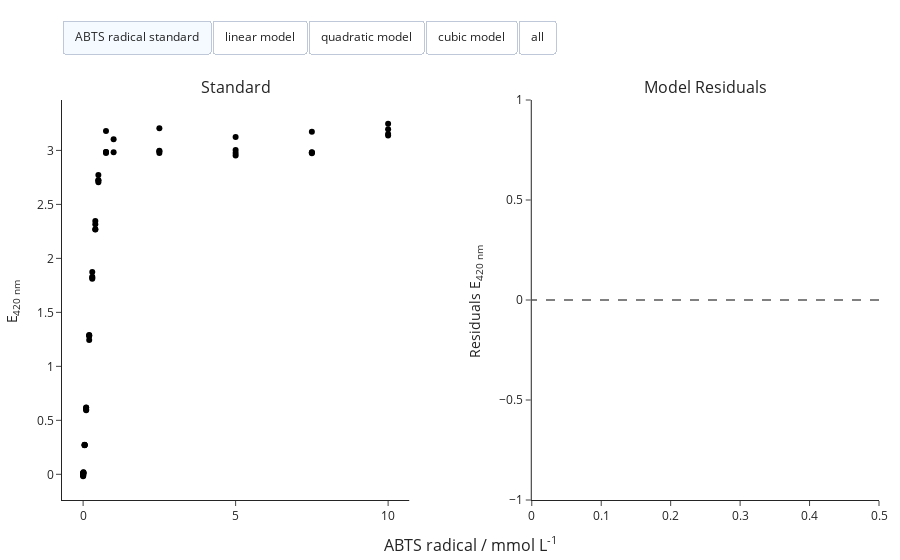

The code cell stored with this chart in its notebook:
### Code cell
standard.visualize()

### Figure 1 — Plotly figure (JSON) as saved in the notebook; plotly's stock layout.template omitted (floating-point values rounded to 4 significant figures; data arrays with more than 128 entries replaced by an {"elided": "..."} marker saying what was removed)
{"data": [{"customdata": ["ABTS radical standard"], "hovertemplate": "Signal: %{y:.2f}", "marker": {"color": "#000000"}, "mode": "markers", "name": "A4", "showlegend": false, "type": "scatter", "visible": true, "x": [0.5], "xaxis": "x", "y": [2.772], "yaxis": "y"}, {"customdata": ["ABTS radical standard"], "hovertemplate": "Signal: %{y:.2f}", "marker": {"color": "#000000"}, "mode": "markers", "name": "A5", "showlegend": false, "type": "scatter", "visible": true, "x": [0.001], "xaxis": "x", "y": [-0.01798], "yaxis": "y"}, {"customdata": ["ABTS radical standard"], "hovertemplate": "Signal: %{y:.2f}", "marker": {"color": "#000000"}, "mode": "markers", "name": "A6", "showlegend": false, "type": "scatter", "visible": true, "x": [0.05], "xaxis": "x", "y": [0.2699], "yaxis": "y"}, {"customdata": ["ABTS radical standard"], "hovertemplate": "Signal: %{y:.2f}", "marker": {"color": "#000000"}, "mode": "markers", "name": "A7", "showlegend": false, "type": "scatter", "visible": true, "x": [0.2], "xaxis": "x", "y": [1.282], "yaxis": "y"}, {"customdata": ["ABTS radical standard"], "hovertemplate": "Signal: %{y:.2f}", "marker": {"color": "#000000"}, "mode": "markers", "name": "A8", "showlegend": false, "type": "scatter", "visible": true, "x": [0.4], "xaxis": "x", "y": [2.269], "yaxis": "y"}, {"customdata": ["ABTS radical standard"], "hovertemplate": "Signal: %{y:.2f}", "marker": {"color": "#000000"}, "mode": "markers", "name": "A9", "showlegend": false, "type": "scatter", "visible": true, "x": [0.75], "xaxis": "x", "y": [3.179], "yaxis": "y"}, {"customdata": ["ABTS radical standard"], "hovertemplate": "Signal: %{y:.2f}", "marker": {"color": "#000000"}, "mode": "markers", "name": "A10", "showlegend": false, "type": "scatter", "visible": true, "x": [2.5], "xaxis": "x", "y": [3.205], "yaxis": "y"}, {"customdata": ["ABTS radical standard"], "hovertemplate": "Signal: %{y:.2f}", "marker": {"color": "#000000"}, "mode": "markers", "name": "A11", "showlegend": false, "type": "scatter", "visible": true, "x": [7.5], "xaxis": "x", "y": [3.174], "yaxis": "y"}, {"customdata": ["ABTS radical standard"], "hovertemplate": "Signal: %{y:.2f}", "marker": {"color": "#000000"}, "mode": "markers", "name": "A12", "showlegend": false, "type": "scatter", "visible": true, "x": [10], "xaxis": "x", "y": [3.247], "yaxis": "y"}, {"customdata": ["ABTS radical standard"], "hovertemplate": "Signal: %{y:.2f}", "marker": {"color": "#000000"}, "mode": "markers", "name": "B4", "showlegend": false, "type": "scatter", "visible": true, "x": [0.5], "xaxis": "x", "y": [2.706], "yaxis": "y"}, {"customdata": ["ABTS radical standard"], "hovertemplate": "Signal: %{y:.2f}", "marker": {"color": "#000000"}, "mode": "markers", "name": "B5", "showlegend": false, "type": "scatter", "visible": true, "x": [0.001], "xaxis": "x", "y": [-0.005021], "yaxis": "y"}, {"customdata": ["ABTS radical standard"], "hovertemplate": "Signal: %{y:.2f}", "marker": {"color": "#000000"}, "mode": "markers", "name": "B6", "showlegend": false, "type": "scatter", "visible": true, "x": [0.05], "xaxis": "x", "y": [0.2718], "yaxis": "y"}, {"customdata": ["ABTS radical standard"], "hovertemplate": "Signal: %{y:.2f}", "marker": {"color": "#000000"}, "mode": "markers", "name": "B7", "showlegend": false, "type": "scatter", "visible": true, "x": [0.2], "xaxis": "x", "y": [1.289], "yaxis": "y"}, {"customdata": ["ABTS radical standard"], "hovertemplate": "Signal: %{y:.2f}", "marker": {"color": "#000000"}, "mode": "markers", "name": "B8", "showlegend": false, "type": "scatter", "visible": true, "x": [0.4], "xaxis": "x", "y": [2.27], "yaxis": "y"}, {"customdata": ["ABTS radical standard"], "hovertemplate": "Signal: %{y:.2f}", "marker": {"color": "#000000"}, "mode": "markers", "name": "B9", "showlegend": false, "type": "scatter", "visible": true, "x": [0.75], "xaxis": "x", "y": [2.986], "yaxis": "y"}, {"customdata": ["ABTS radical standard"], "hovertemplate": "Signal: %{y:.2f}", "marker": {"color": "#000000"}, "mode": "markers", "name": "B10", "showlegend": false, "type": "scatter", "visible": true, "x": [2.5], "xaxis": "x", "y": [2.996], "yaxis": "y"}, {"customdata": ["ABTS radical standard"], "hovertemplate": "Signal: %{y:.2f}", "marker": {"color": "#000000"}, "mode": "markers", "name": "B11", "showlegend": false, "type": "scatter", "visible": true, "x": [7.5], "xaxis": "x", "y": [2.98], "yaxis": "y"}, {"customdata": ["ABTS radical standard"], "hovertemplate": "Signal: %{y:.2f}", "marker": {"color": "#000000"}, "mode": "markers", "name": "B12", "showlegend": false, "type": "scatter", "visible": true, "x": [10], "xaxis": "x", "y": [3.195], "yaxis": "y"}, {"customdata": ["ABTS radical standard"], "hovertemplate": "Signal: %{y:.2f}", "marker": {"color": "#000000"}, "mode": "markers", "name": "E8", "showlegend": false, "type": "scatter", "visible": true, "x": [0.5], "xaxis": "x", "y": [2.723], "yaxis": "y"}, {"customdata": ["ABTS radical standard"], "hovertemplate": "Signal: %{y:.2f}", "marker": {"color": "#000000"}, "mode": "markers", "name": "C5", "showlegend": false, "type": "scatter", "visible": true, "x": [0.001], "xaxis": "x", "y": [-0.01188], "yaxis": "y"}, {"customdata": ["ABTS radical standard"], "hovertemplate": "Signal: %{y:.2f}", "marker": {"color": "#000000"}, "mode": "markers", "name": "C6", "showlegend": false, "type": "scatter", "visible": true, "x": [0.05], "xaxis": "x", "y": [0.2707], "yaxis": "y"}, {"customdata": ["ABTS radical standard"], "hovertemplate": "Signal: %{y:.2f}", "marker": {"color": "#000000"}, "mode": "markers", "name": "C7", "showlegend": false, "type": "scatter", "visible": true, "x": [0.2], "xaxis": "x", "y": [1.287], "yaxis": "y"}, {"customdata": ["ABTS radical standard"], "hovertemplate": "Signal: %{y:.2f}", "marker": {"color": "#000000"}, "mode": "markers", "name": "C8", "showlegend": false, "type": "scatter", "visible": true, "x": [0.4], "xaxis": "x", "y": [2.347], "yaxis": "y"}, {"customdata": ["ABTS radical standard"], "hovertemplate": "Signal: %{y:.2f}", "marker": {"color": "#000000"}, "mode": "markers", "name": "C9", "showlegend": false, "type": "scatter", "visible": true, "x": [0.75], "xaxis": "x", "y": [2.976], "yaxis": "y"}, {"customdata": ["ABTS radical standard"], "hovertemplate": "Signal: %{y:.2f}", "marker": {"color": "#000000"}, "mode": "markers", "name": "C10", "showlegend": false, "type": "scatter", "visible": true, "x": [2.5], "xaxis": "x", "y": [2.975], "yaxis": "y"}, {"customdata": ["ABTS radical standard"], "hovertemplate": "Signal: %{y:.2f}", "marker": {"color": "#000000"}, "mode": "markers", "name": "C11", "showlegend": false, "type": "scatter", "visible": true, "x": [7.5], "xaxis": "x", "y": [2.975], "yaxis": "y"}, {"customdata": ["ABTS radical standard"], "hovertemplate": "Signal: %{y:.2f}", "marker": {"color": "#000000"}, "mode": "markers", "name": "C12", "showlegend": false, "type": "scatter", "visible": true, "x": [10], "xaxis": "x", "y": [3.152], "yaxis": "y"}, {"customdata": ["ABTS radical standard"], "hovertemplate": "Signal: %{y:.2f}", "marker": {"color": "#000000"}, "mode": "markers", "name": "F8", "showlegend": false, "type": "scatter", "visible": true, "x": [0.5], "xaxis": "x", "y": [2.724], "yaxis": "y"}, {"customdata": ["ABTS radical standard"], "hovertemplate": "Signal: %{y:.2f}", "marker": {"color": "#000000"}, "mode": "markers", "name": "D5", "showlegend": false, "type": "scatter", "visible": true, "x": [0.001], "xaxis": "x", "y": [-0.008721], "yaxis": "y"}, {"customdata": ["ABTS radical standard"], "hovertemplate": "Signal: %{y:.2f}", "marker": {"color": "#000000"}, "mode": "markers", "name": "D6", "showlegend": false, "type": "scatter", "visible": true, "x": [0.05], "xaxis": "x", "y": [0.2743], "yaxis": "y"}, {"customdata": ["ABTS radical standard"], "hovertemplate": "Signal: %{y:.2f}", "marker": {"color": "#000000"}, "mode": "markers", "name": "D7", "showlegend": false, "type": "scatter", "visible": true, "x": [0.2], "xaxis": "x", "y": [1.244], "yaxis": "y"}, {"customdata": ["ABTS radical standard"], "hovertemplate": "Signal: %{y:.2f}", "marker": {"color": "#000000"}, "mode": "markers", "name": "D8", "showlegend": false, "type": "scatter", "visible": true, "x": [0.4], "xaxis": "x", "y": [2.316], "yaxis": "y"}, {"customdata": ["ABTS radical standard"], "hovertemplate": "Signal: %{y:.2f}", "marker": {"color": "#000000"}, "mode": "markers", "name": "D9", "showlegend": false, "type": "scatter", "visible": true, "x": [0.75], "xaxis": "x", "y": [2.985], "yaxis": "y"}, {"customdata": ["ABTS radical standard"], "hovertemplate": "Signal: %{y:.2f}", "marker": {"color": "#000000"}, "mode": "markers", "name": "D10", "showlegend": false, "type": "scatter", "visible": true, "x": [2.5], "xaxis": "x", "y": [2.992], "yaxis": "y"}, {"customdata": ["ABTS radical standard"], "hovertemplate": "Signal: %{y:.2f}", "marker": {"color": "#000000"}, "mode": "markers", "name": "D11", "showlegend": false, "type": "scatter", "visible": true, "x": [7.5], "xaxis": "x", "y": [2.983], "yaxis": "y"}, {"customdata": ["ABTS radical standard"], "hovertemplate": "Signal: %{y:.2f}", "marker": {"color": "#000000"}, "mode": "markers", "name": "D12", "showlegend": false, "type": "scatter", "visible": true, "x": [10], "xaxis": "x", "y": [3.137], "yaxis": "y"}, {"customdata": ["ABTS radical standard"], "hovertemplate": "Signal: %{y:.2f}", "marker": {"color": "#000000"}, "mode": "markers", "name": "E5", "showlegend": false, "type": "scatter", "visible": true, "x": [0.01], "xaxis": "x", "y": [0.01918], "yaxis": "y"}, {"customdata": ["ABTS radical standard"], "hovertemplate": "Signal: %{y:.2f}", "marker": {"color": "#000000"}, "mode": "markers", "name": "E6", "showlegend": false, "type": "scatter", "visible": true, "x": [0.1], "xaxis": "x", "y": [0.6181], "yaxis": "y"}, {"customdata": ["ABTS radical standard"], "hovertemplate": "Signal: %{y:.2f}", "marker": {"color": "#000000"}, "mode": "markers", "name": "E7", "showlegend": false, "type": "scatter", "visible": true, "x": [0.3], "xaxis": "x", "y": [1.821], "yaxis": "y"}, {"customdata": ["ABTS radical standard"], "hovertemplate": "Signal: %{y:.2f}", "marker": {"color": "#000000"}, "mode": "markers", "name": "E9", "showlegend": false, "type": "scatter", "visible": true, "x": [1], "xaxis": "x", "y": [2.983], "yaxis": "y"}, {"customdata": ["ABTS radical standard"], "hovertemplate": "Signal: %{y:.2f}", "marker": {"color": "#000000"}, "mode": "markers", "name": "E10", "showlegend": false, "type": "scatter", "visible": true, "x": [5], "xaxis": "x", "y": [2.976], "yaxis": "y"}, {"customdata": ["ABTS radical standard"], "hovertemplate": "Signal: %{y:.2f}", "marker": {"color": "#000000"}, "mode": "markers", "name": "E12", "showlegend": false, "type": "scatter", "visible": true, "x": [0], "xaxis": "x", "y": [0.01022], "yaxis": "y"}, {"customdata": ["ABTS radical standard"], "hovertemplate": "Signal: %{y:.2f}", "marker": {"color": "#000000"}, "mode": "markers", "name": "F5", "showlegend": false, "type": "scatter", "visible": true, "x": [0.01], "xaxis": "x", "y": [0.01781], "yaxis": "y"}, {"customdata": ["ABTS radical standard"], "hovertemplate": "Signal: %{y:.2f}", "marker": {"color": "#000000"}, "mode": "markers", "name": "F6", "showlegend": false, "type": "scatter", "visible": true, "x": [0.1], "xaxis": "x", "y": [0.6154], "yaxis": "y"}, {"customdata": ["ABTS radical standard"], "hovertemplate": "Signal: %{y:.2f}", "marker": {"color": "#000000"}, "mode": "markers", "name": "F7", "showlegend": false, "type": "scatter", "visible": true, "x": [0.3], "xaxis": "x", "y": [1.829], "yaxis": "y"}, {"customdata": ["ABTS radical standard"], "hovertemplate": "Signal: %{y:.2f}", "marker": {"color": "#000000"}, "mode": "markers", "name": "H9", "showlegend": false, "type": "scatter", "visible": true, "x": [1], "xaxis": "x", "y": [3.104], "yaxis": "y"}, {"customdata": ["ABTS radical standard"], "hovertemplate": "Signal: %{y:.2f}", "marker": {"color": "#000000"}, "mode": "markers", "name": "F10", "showlegend": false, "type": "scatter", "visible": true, "x": [5], "xaxis": "x", "y": [2.954], "yaxis": "y"}, {"customdata": ["ABTS radical standard"], "hovertemplate": "Signal: %{y:.2f}", "marker": {"color": "#000000"}, "mode": "markers", "name": "F12", "showlegend": false, "type": "scatter", "visible": true, "x": [0], "xaxis": "x", "y": [-0.001793], "yaxis": "y"}, {"customdata": ["ABTS radical standard"], "hovertemplate": "Signal: %{y:.2f}", "marker": {"color": "#000000"}, "mode": "markers", "name": "G5", "showlegend": false, "type": "scatter", "visible": true, "x": [0.01], "xaxis": "x", "y": [0.01176], "yaxis": "y"}, {"customdata": ["ABTS radical standard"], "hovertemplate": "Signal: %{y:.2f}", "marker": {"color": "#000000"}, "mode": "markers", "name": "G6", "showlegend": false, "type": "scatter", "visible": true, "x": [0.1], "xaxis": "x", "y": [0.6005], "yaxis": "y"}, {"customdata": ["ABTS radical standard"], "hovertemplate": "Signal: %{y:.2f}", "marker": {"color": "#000000"}, "mode": "markers", "name": "G7", "showlegend": false, "type": "scatter", "visible": true, "x": [0.3], "xaxis": "x", "y": [1.874], "yaxis": "y"}, {"customdata": ["ABTS radical standard"], "hovertemplate": "Signal: %{y:.2f}", "marker": {"color": "#000000"}, "mode": "markers", "name": "G10", "showlegend": false, "type": "scatter", "visible": true, "x": [5], "xaxis": "x", "y": [3.005], "yaxis": "y"}, {"customdata": ["ABTS radical standard"], "hovertemplate": "Signal: %{y:.2f}", "marker": {"color": "#000000"}, "mode": "markers", "name": "G12", "showlegend": false, "type": "scatter", "visible": true, "x": [0], "xaxis": "x", "y": [0.00565], "yaxis": "y"}, {"customdata": ["ABTS radical standard"], "hovertemplate": "Signal: %{y:.2f}", "marker": {"color": "#000000"}, "mode": "markers", "name": "H5", "showlegend": false, "type": "scatter", "visible": true, "x": [0.01], "xaxis": "x", "y": [0.007007], "yaxis": "y"}, {"customdata": ["ABTS radical standard"], "hovertemplate": "Signal: %{y:.2f}", "marker": {"color": "#000000"}, "mode": "markers", "name": "H6", "showlegend": false, "type": "scatter", "visible": true, "x": [0.1], "xaxis": "x", "y": [0.5925], "yaxis": "y"}, {"customdata": ["ABTS radical standard"], "hovertemplate": "Signal: %{y:.2f}", "marker": {"color": "#000000"}, "mode": "markers", "name": "H7", "showlegend": false, "type": "scatter", "visible": true, "x": [0.3], "xaxis": "x", "y": [1.812], "yaxis": "y"}, {"customdata": ["ABTS radical standard"], "hovertemplate": "Signal: %{y:.2f}", "marker": {"color": "#000000"}, "mode": "markers", "name": "H10", "showlegend": false, "type": "scatter", "visible": true, "x": [5], "xaxis": "x", "y": [3.125], "yaxis": "y"}, {"customdata": ["ABTS radical standard"], "hovertemplate": "Signal: %{y:.2f}", "marker": {"color": "#000000"}, "mode": "markers", "name": "H12", "showlegend": false, "type": "scatter", "visible": true, "x": [0], "xaxis": "x", "y": [-0.004521], "yaxis": "y"}, {"customdata": ["linear model"], "hovertemplate": "Signal: %{y:.2f}", "marker": {"color": "#636EFA"}, "mode": "lines", "name": "linear model", "type": "scatter", "visible": false, "x": {"elided": "180 float values"}, "xaxis": "x", "y": {"elided": "180 float values"}, "yaxis": "y"}, {"customdata": ["linear model"], "hoverinfo": "skip", "hovertemplate": "Signal: %{y:.2f}", "marker": {"color": "#636EFA"}, "mode": "markers", "name": "Residuals", "type": "scatter", "visible": false, "x": [0.5, 0.001, 0.05, 0.2, 0.4, 0.5, 0.001, 0.05, 0.2, 0.4, 0.5, 0.001, 0.05, 0.2, 0.4, 0.5, 0.001, 0.05, 0.2, 0.4, 0.01, 0.1, 0.3, 0, 0.01, 0.1, 0.3, 0, 0.01, 0.1, 0.3, 0, 0.01, 0.1, 0.3, 0], "xaxis": "x2", "y": [-0.09198, -0.02371, -0.01647, 0.1365, -0.02274, -0.1584, -0.01075, -0.01458, 0.1437, -0.02084, -0.1415, -0.01761, -0.01576, 0.1409, 0.05569, -0.1398, -0.01445, -0.01207, 0.09818, 0.02426, -0.0381, 0.04534, 0.1021, 0.01022, -0.03947, 0.0426, 0.1109, -0.001793, -0.04552, 0.02774, 0.1555, 0.00565, -0.05027, 0.01964, 0.0935, -0.004521], "yaxis": "y2"}, {"customdata": ["linear model"], "hovertemplate": "Signal: %{y:.2f}", "line": {"color": "grey", "dash": "dash", "width": 2}, "showlegend": false, "type": "scatter", "visible": true, "x": [0.5, 0.001, 0.05, 0.2, 0.4, 0.5, 0.001, 0.05, 0.2, 0.4, 0.5, 0.001, 0.05, 0.2, 0.4, 0.5, 0.001, 0.05, 0.2, 0.4, 0.01, 0.1, 0.3, 0, 0.01, 0.1, 0.3, 0, 0.01, 0.1, 0.3, 0, 0.01, 0.1, 0.3, 0], "xaxis": "x2", "y": [0, 0, 0, 0, 0, 0, 0, 0, 0, 0, 0, 0, 0, 0, 0, 0, 0, 0, 0, 0, 0, 0, 0, 0, 0, 0, 0, 0, 0, 0, 0, 0, 0, 0, 0, 0], "yaxis": "y2"}, {"customdata": ["quadratic model"], "hovertemplate": "Signal: %{y:.2f}", "marker": {"color": "#EF553B"}, "mode": "lines", "name": "quadratic model", "type": "scatter", "visible": false, "x": {"elided": "180 float values"}, "xaxis": "x", "y": {"elided": "180 float values"}, "yaxis": "y"}, {"customdata": ["quadratic model"], "hoverinfo": "skip", "hovertemplate": "Signal: %{y:.2f}", "marker": {"color": "#EF553B"}, "mode": "markers", "name": "Residuals", "type": "scatter", "visible": false, "x": [0.5, 0.001, 0.05, 0.2, 0.4, 0.5, 0.001, 0.05, 0.2, 0.4, 0.5, 0.001, 0.05, 0.2, 0.4, 0.5, 0.001, 0.05, 0.2, 0.4, 0.01, 0.1, 0.3, 0, 0.01, 0.1, 0.3, 0, 0.01, 0.1, 0.3, 0, 0.01, 0.1, 0.3, 0], "xaxis": "x2", "y": [0.02683, -0.02475, -0.06232, 0.03011, -0.03033, -0.03957, -0.01179, -0.06043, 0.03724, -0.02843, -0.02267, -0.01865, -0.06161, 0.03447, 0.0481, -0.02102, -0.01549, -0.05792, -0.008243, 0.01667, -0.0483, -0.03353, 0.01946, 0.01022, -0.04967, -0.03628, 0.02828, -0.001793, -0.05571, -0.05113, 0.07288, 0.00565, -0.06047, -0.05923, 0.01083, -0.004521], "yaxis": "y2"}, {"customdata": ["quadratic model"], "hovertemplate": "Signal: %{y:.2f}", "line": {"color": "grey", "dash": "dash", "width": 2}, "showlegend": false, "type": "scatter", "visible": true, "x": [0.5, 0.001, 0.05, 0.2, 0.4, 0.5, 0.001, 0.05, 0.2, 0.4, 0.5, 0.001, 0.05, 0.2, 0.4, 0.5, 0.001, 0.05, 0.2, 0.4, 0.01, 0.1, 0.3, 0, 0.01, 0.1, 0.3, 0, 0.01, 0.1, 0.3, 0, 0.01, 0.1, 0.3, 0], "xaxis": "x2", "y": [0, 0, 0, 0, 0, 0, 0, 0, 0, 0, 0, 0, 0, 0, 0, 0, 0, 0, 0, 0, 0, 0, 0, 0, 0, 0, 0, 0, 0, 0, 0, 0, 0, 0, 0, 0], "yaxis": "y2"}, {"customdata": ["cubic model"], "hovertemplate": "Signal: %{y:.2f}", "marker": {"color": "#00CC96"}, "mode": "lines", "name": "cubic model", "type": "scatter", "visible": false, "x": {"elided": "180 float values"}, "xaxis": "x", "y": {"elided": "180 float values"}, "yaxis": "y"}, {"customdata": ["cubic model"], "hoverinfo": "skip", "hovertemplate": "Signal: %{y:.2f}", "marker": {"color": "#00CC96"}, "mode": "markers", "name": "Residuals", "type": "scatter", "visible": false, "x": [0.5, 0.001, 0.05, 0.2, 0.4, 0.5, 0.001, 0.05, 0.2, 0.4, 0.5, 0.001, 0.05, 0.2, 0.4, 0.5, 0.001, 0.05, 0.2, 0.4, 0.01, 0.1, 0.3, 0, 0.01, 0.1, 0.3, 0, 0.01, 0.1, 0.3, 0, 0.01, 0.1, 0.3, 0], "xaxis": "x2", "y": [0.05311, -0.02399, -0.03545, 0.04265, -0.06363, -0.01329, -0.01103, -0.03356, 0.04978, -0.06173, 0.003613, -0.01789, -0.03473, 0.04701, 0.0148, 0.00527, -0.01473, -0.03105, 0.004291, -0.01663, -0.04113, 0.0009087, -0.004502, 0.01022, -0.0425, -0.001834, 0.004312, -0.001793, -0.04854, -0.01669, 0.04891, 0.00565, -0.0533, -0.02479, -0.01313, -0.004521], "yaxis": "y2"}, {"customdata": ["cubic model"], "hovertemplate": "Signal: %{y:.2f}", "line": {"color": "grey", "dash": "dash", "width": 2}, "showlegend": false, "type": "scatter", "visible": true, "x": [0.5, 0.001, 0.05, 0.2, 0.4, 0.5, 0.001, 0.05, 0.2, 0.4, 0.5, 0.001, 0.05, 0.2, 0.4, 0.5, 0.001, 0.05, 0.2, 0.4, 0.01, 0.1, 0.3, 0, 0.01, 0.1, 0.3, 0, 0.01, 0.1, 0.3, 0, 0.01, 0.1, 0.3, 0], "xaxis": "x2", "y": [0, 0, 0, 0, 0, 0, 0, 0, 0, 0, 0, 0, 0, 0, 0, 0, 0, 0, 0, 0, 0, 0, 0, 0, 0, 0, 0, 0, 0, 0, 0, 0, 0, 0, 0, 0], "yaxis": "y2"}], "layout": {"annotations": [{"font": {"size": 16}, "showarrow": false, "text": "Standard", "x": 0.2125, "xanchor": "center", "xref": "paper", "y": 1, "yanchor": "bottom", "yref": "paper"}, {"font": {"size": 16}, "showarrow": false, "text": "Model Residuals", "x": 0.7875, "xanchor": "center", "xref": "paper", "y": 1, "yanchor": "bottom", "yref": "paper"}, {"font": {"size": 16}, "showarrow": false, "text": "ABTS radical / mmol L<sup>-1</sup>", "x": 0.5, "xanchor": "center", "xref": "paper", "y": 0, "yanchor": "top", "yref": "paper", "yshift": -30}], "margin": {"b": 60, "l": 20, "r": 20, "t": 100}, "updatemenus": [{"active": 0, "buttons": [{"args": [{"visible": [true, true, true, true, true, true, true, true, true, true, true, true, true, true, true, true, true, true, true, true, true, true, true, true, true, true, true, true, true, true, true, true, true, true, true, true, true, true, true, true, true, true, true, true, true, true, true, true, true, true, true, true, true, true, true, true, true, true, false, false, false, false, false, false, false, false, false]}], "label": "ABTS radical standard", "method": "update"}, {"args": [{"title": "linear model", "visible": [true, true, true, true, true, true, true, true, true, true, true, true, true, true, true, true, true, true, true, true, true, true, true, true, true, true, true, true, true, true, true, true, true, true, true, true, true, true, true, true, true, true, true, true, true, true, true, true, true, true, true, true, true, true, true, true, true, true, true, true, true, false, false, false, false, false, false]}], "label": "linear model", "method": "update"}, {"args": [{"title": "quadratic model", "visible": [true, true, true, true, true, true, true, true, true, true, true, true, true, true, true, true, true, true, true, true, true, true, true, true, true, true, true, true, true, true, true, true, true, true, true, true, true, true, true, true, true, true, true, true, true, true, true, true, true, true, true, true, true, true, true, true, true, true, false, false, false, true, true, true, false, false, false]}], "label": "quadratic model", "method": "update"}, {"args": [{"title": "cubic model", "visible": [true, true, true, true, true, true, true, true, true, true, true, true, true, true, true, true, true, true, true, true, true, true, true, true, true, true, true, true, true, true, true, true, true, true, true, true, true, true, true, true, true, true, true, true, true, true, true, true, true, true, true, true, true, true, true, true, true, true, false, false, false, false, false, false, true, true, true]}], "label": "cubic model", "method": "update"}, {"args": [{"visible": [true, true, true, true, true, true, true, true, true, true, true, true, true, true, true, true, true, true, true, true, true, true, true, true, true, true, true, true, true, true, true, true, true, true, true, true, true, true, true, true, true, true, true, true, true, true, true, true, true, true, true, true, true, true, true, true, true, true, true, true, true, true, true, true, true, true, true]}], "label": "all", "method": "update"}], "direction": "right", "type": "buttons", "x": 0, "xanchor": "left", "y": 1.2, "yanchor": "top"}], "xaxis": {"anchor": "y", "domain": [0, 0.425]}, "xaxis2": {"anchor": "y2", "domain": [0.575, 1]}, "yaxis": {"anchor": "x", "domain": [0, 1], "title": {"text": "E<sub>420 nm <sub>"}}, "yaxis2": {"anchor": "x2", "domain": [0, 1], "title": {"text": "Residuals E<sub>420 nm <sub>"}}}}
